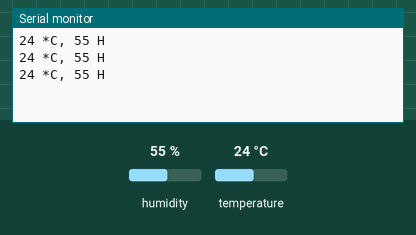
Simulated run of this sketch. Board: Arduino Uno, built with avr-gcc and run on an emulated ATmega328P. Shown: the last lines printed to the serial monitor. The inputs (shaded band) are chosen by the test bench; at power-on: humidity 55 %, temperature 24 °C.

Above: at 1.3 s.
1.4 s: humidity set to 22 %
At 2.0 s:
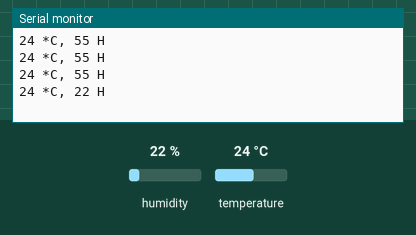
2.9 s: temperature set to 12 °C
At 3.6 s:
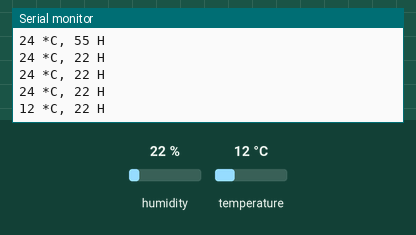
4.4 s: humidity set to 40 %
At 5.1 s:
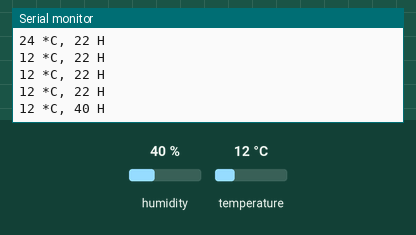
Timing chart, 0 to 7.4 s (numbered marks = the images above; inputs shaded):
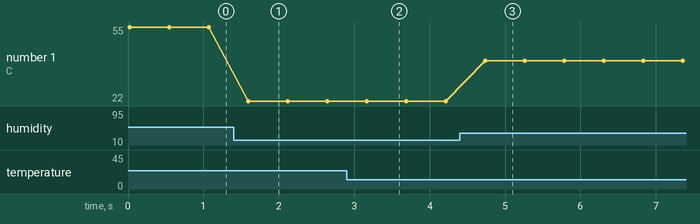

The sketch:

DHT_11_sensor.ino
```cpp
#include <SimpleDHT.h>


int pinDHT11 = 2;
byte temperature = 0;
byte humidity = 0;
int err = SimpleDHTErrSuccess;
SimpleDHT11 dht11(pinDHT11);

void setup() {
  Serial.begin(9600);
}

void loop() {


  dht11.read(&temperature, &humidity,NULL);

  Serial.print((int)temperature); Serial.print(" *C, ");
  Serial.print((int)humidity); Serial.println(" H");

  // DHT11 sampling rate is 1HZ.
  delay(500);
}
```

Measured:
- after the input at 1.4 s, the serial monitor: prints a new line after 0.19 s (image 1)
- after the input at 2.9 s, the serial monitor: prints a new line after 0.27 s (image 2)
- after the input at 4.4 s, the serial monitor: prints a new line after 0.34 s (image 3)
- plotted number 1: 55 → 22 after the input at 1.4 s, 22 → 40 after the input at 4.4 s
